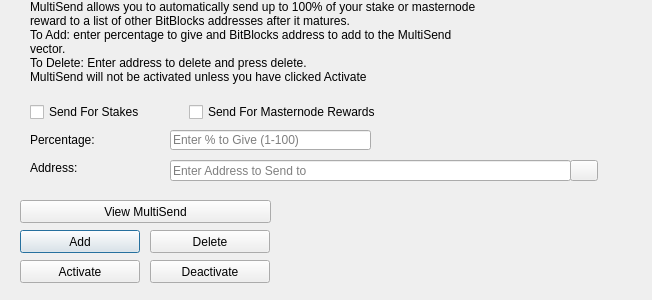
<?xml version="1.0" encoding="UTF-8"?>
<ui version="4.0">
 <class>MultiSendDialog</class>
 <widget class="QDialog" name="MultiSendDialog">
  <property name="windowModality">
   <enum>Qt::NonModal</enum>
  </property>
  <property name="geometry">
   <rect>
    <x>0</x>
    <y>0</y>
    <width>652</width>
    <height>300</height>
   </rect>
  </property>
  <property name="windowTitle">
   <string>MultiSend</string>
  </property>
  <widget class="QLineEdit" name="multiSendPercentEdit">
   <property name="geometry">
    <rect>
     <x>170</x>
     <y>130</y>
     <width>201</width>
     <height>20</height>
    </rect>
   </property>
   <property name="toolTip">
    <string>Enter whole numbers 1 - 100</string>
   </property>
   <property name="placeholderText">
    <string>Enter % to Give (1-100)</string>
   </property>
  </widget>
  <widget class="QLineEdit" name="multiSendAddressEdit">
   <property name="geometry">
    <rect>
     <x>170</x>
     <y>160</y>
     <width>401</width>
     <height>21</height>
    </rect>
   </property>
   <property name="toolTip">
    <string/>
   </property>
   <property name="placeholderText">
    <string>Enter Address to Send to</string>
   </property>
  </widget>
  <widget class="QLabel" name="label_2">
   <property name="geometry">
    <rect>
     <x>30</x>
     <y>0</y>
     <width>451</width>
     <height>121</height>
    </rect>
   </property>
   <property name="lineWidth">
    <number>1</number>
   </property>
   <property name="text">
    <string>MultiSend allows you to automatically send up to 100% of your stake or masternode reward to a list of other BitBlocks addresses after it matures.
To Add: enter percentage to give and BitBlocks address to add to the MultiSend vector.
To Delete: Enter address to delete and press delete.
MultiSend will not be activated unless you have clicked Activate</string>
   </property>
   <property name="alignment">
    <set>Qt::AlignLeading|Qt::AlignLeft|Qt::AlignTop</set>
   </property>
   <property name="wordWrap">
    <bool>true</bool>
   </property>
  </widget>
  <widget class="QLabel" name="message">
   <property name="geometry">
    <rect>
     <x>290</x>
     <y>200</y>
     <width>351</width>
     <height>91</height>
    </rect>
   </property>
   <property name="text">
    <string/>
   </property>
  </widget>
  <widget class="QPushButton" name="addButton">
   <property name="geometry">
    <rect>
     <x>20</x>
     <y>230</y>
     <width>120</width>
     <height>23</height>
    </rect>
   </property>
   <property name="toolTip">
    <string/>
   </property>
   <property name="statusTip">
    <string>Add to MultiSend Vector</string>
   </property>
   <property name="text">
    <string>Add</string>
   </property>
  </widget>
  <widget class="QPushButton" name="disableButton">
   <property name="geometry">
    <rect>
     <x>150</x>
     <y>260</y>
     <width>120</width>
     <height>23</height>
    </rect>
   </property>
   <property name="statusTip">
    <string>Deactivate MultiSend</string>
   </property>
   <property name="text">
    <string>Deactivate</string>
   </property>
  </widget>
  <widget class="QPushButton" name="addressBookButton">
   <property name="geometry">
    <rect>
     <x>570</x>
     <y>160</y>
     <width>28</width>
     <height>21</height>
    </rect>
   </property>
   <property name="toolTip">
    <string>Choose an address from the address book</string>
   </property>
   <property name="text">
    <string/>
   </property>
   <property name="icon">
    <iconset resource="../bitblocks.qrc">
     <normaloff>:/icons/address-book</normaloff>:/icons/address-book</iconset>
   </property>
   <property name="shortcut">
    <string>Alt+A</string>
   </property>
   <property name="autoDefault">
    <bool>false</bool>
   </property>
  </widget>
  <widget class="QLabel" name="label">
   <property name="geometry">
    <rect>
     <x>30</x>
     <y>130</y>
     <width>121</width>
     <height>20</height>
    </rect>
   </property>
   <property name="toolTip">
    <string>Percentage of stake to send</string>
   </property>
   <property name="text">
    <string>Percentage:</string>
   </property>
  </widget>
  <widget class="QLabel" name="label_5">
   <property name="geometry">
    <rect>
     <x>30</x>
     <y>160</y>
     <width>111</width>
     <height>16</height>
    </rect>
   </property>
   <property name="toolTip">
    <string>Address to send portion of stake to</string>
   </property>
   <property name="text">
    <string>Address:</string>
   </property>
  </widget>
  <widget class="QPushButton" name="deleteButton">
   <property name="geometry">
    <rect>
     <x>150</x>
     <y>230</y>
     <width>120</width>
     <height>23</height>
    </rect>
   </property>
   <property name="toolTip">
    <string/>
   </property>
   <property name="statusTip">
    <string>Delete Address From MultiSend Vector</string>
   </property>
   <property name="text">
    <string>Delete</string>
   </property>
  </widget>
  <widget class="QPushButton" name="activateButton">
   <property name="geometry">
    <rect>
     <x>20</x>
     <y>260</y>
     <width>120</width>
     <height>23</height>
    </rect>
   </property>
   <property name="statusTip">
    <string>Activate MultiSend</string>
   </property>
   <property name="text">
    <string>Activate</string>
   </property>
  </widget>
  <widget class="QPushButton" name="viewButton">
   <property name="geometry">
    <rect>
     <x>20</x>
     <y>200</y>
     <width>251</width>
     <height>23</height>
    </rect>
   </property>
   <property name="toolTip">
    <string/>
   </property>
   <property name="statusTip">
    <string>View MultiSend Vector</string>
   </property>
   <property name="text">
    <string>View MultiSend</string>
   </property>
  </widget>
  <widget class="QWidget" name="horizontalLayoutWidget">
   <property name="geometry">
    <rect>
     <x>30</x>
     <y>100</y>
     <width>351</width>
     <height>24</height>
    </rect>
   </property>
   <layout class="QHBoxLayout" name="horizontalLayout">
    <item>
     <widget class="QCheckBox" name="multiSendStakeCheckBox">
      <property name="text">
       <string>Send For Stakes</string>
      </property>
     </widget>
    </item>
    <item>
     <widget class="QCheckBox" name="multiSendMasternodeCheckBox">
      <property name="text">
       <string>Send For Masternode Rewards</string>
      </property>
     </widget>
    </item>
   </layout>
  </widget>
 </widget>
 <resources>
  <include location="../bitblocks.qrc"/>
 </resources>
 <connections/>
</ui>
